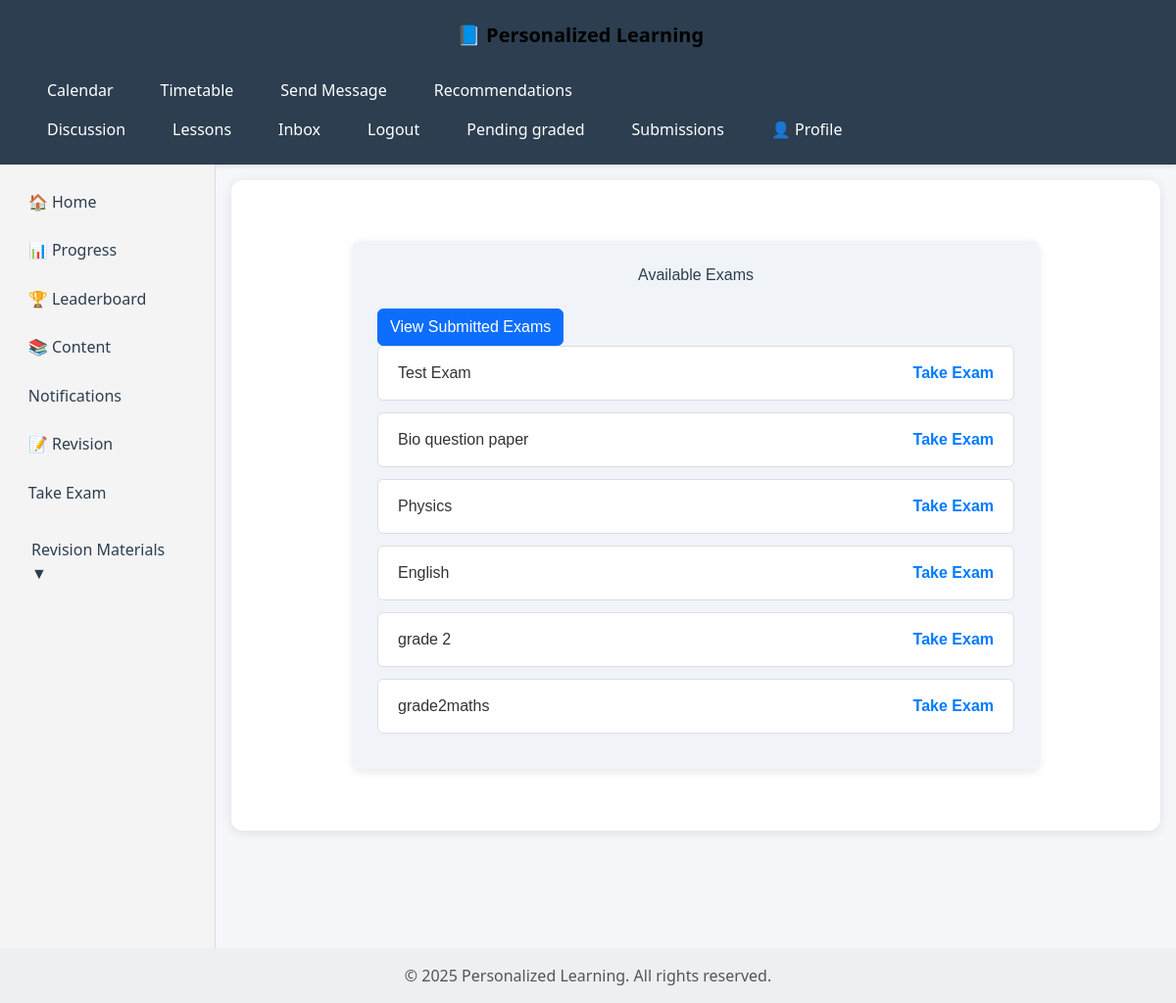
Screenshot of /examination/exams/ (signed in) with the database file from the repository.
### Examination/models.py (models this page shows, shortened)
class Exam(models.Model):
    title = models.CharField(max_length=255)
    created_by = models.ForeignKey(Teacher, on_delete=models.SET_NULL, null=True)
    created_at = models.DateTimeField(auto_now_add=True)

### Examination/views.py (the view)
# urls.py: path('exams/', views.exam_list, name='exam_list'),
@login_required
def exam_list(request):
    profile = request.user.users_profile  # or .profile per your related_name
    submitted_exam_ids = StudentExam.objects.filter(student=profile).values_list('exam_id', flat=True)
    exams = Exam.objects.exclude(id__in=submitted_exam_ids)
    return render(request, 'Examination/exam_list.html', {'exams': exams})

### Examination/templates/Examination/exam_list.html (shortened to what this page needs)
{% extends "content/base.html" %}
{% block content %}
<div class="available-exams-container">
  <h2>Available Exams</h2>
    <a href="{% url 'submitted_exam_list' %}" class="btn btn-primary">
      View Submitted Exams
    </a>
  <ul class="exam-list">
    {% for exam in exams %}
      <li>
        <span>{{ exam.title }}</span>
        <a href="{% url 'take_exam' exam.id %}">Take Exam</a>
      </li>
    {% empty %}
      <li>No exams available at the moment.</li>
    {% endfor %}
  </ul>
</div>
{% endblock %}

### content/templates/content/base.html (style rules this page uses)
body { margin: 0; font-family: 'Segoe UI', Tahoma, Geneva, Verdana, sans-serif; background-color: #f5f7fa; color: #333; display: flex; flex-direction: column; min-height: 100vh; }

### Examination/templates/Examination/exam_list.html (style rules this page uses)
.available-exams-container { max-width: 700px; margin: 30px auto; padding: 25px; background-color: #f0f4f8; border-radius: 8px; font-family: Arial, sans-serif; box-shadow: 0 2px 8px rgba(0, 0, 0, 0.1); }
.available-exams-container h2 { text-align: center; margin-bottom: 25px; color: #2c3e50; }
.exam-list { list-style: none; padding: 0; }
.exam-list li { background-color: #ffffff; border: 1px solid #dcdde1; border-radius: 6px; padding: 15px 20px; margin-bottom: 12px; display: flex; justify-content: space-between; align-items: center; }
.exam-list a { text-decoration: none; color: #007bff; font-weight: bold; }

### rows the page displays
Exam: title "Test Exam"
Exam: title "Bio question paper"
Exam: title "Physics"
Exam: title "English"
Exam: title "grade 2"
Exam: title "grade2maths"
